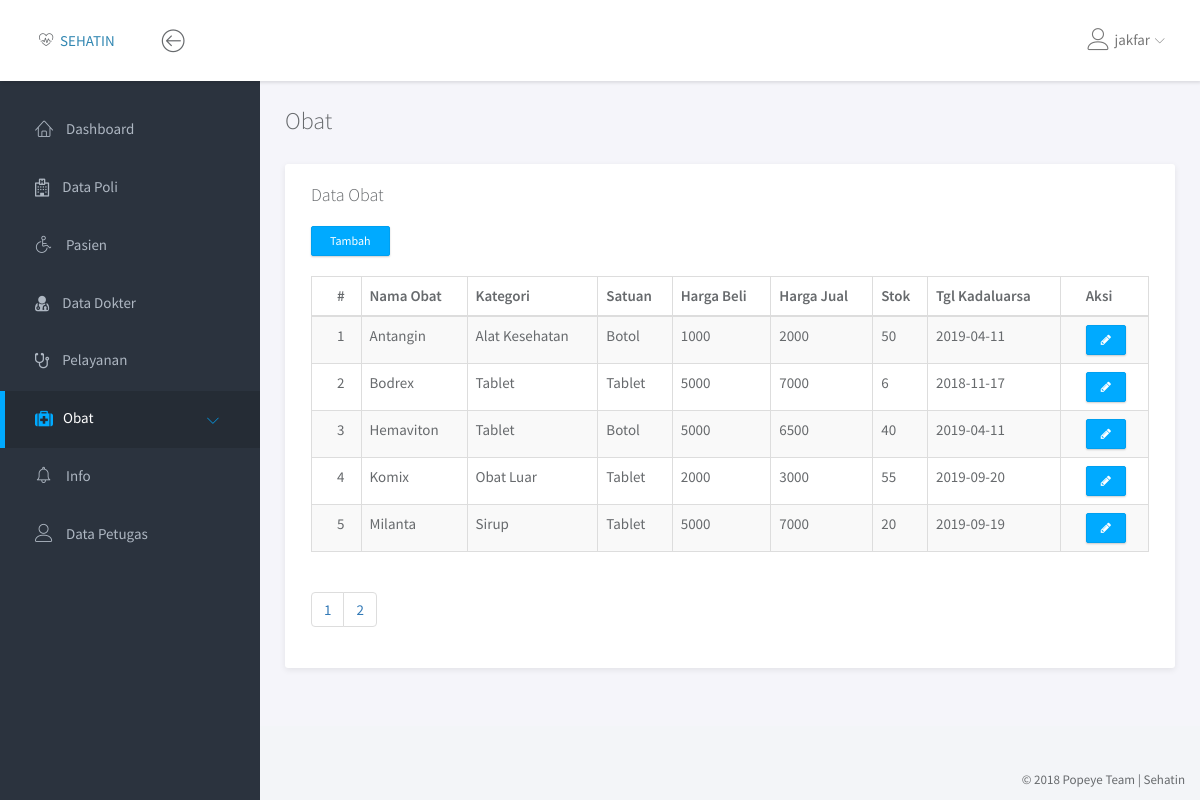
Page /obat/data_obat.php (signed in) on the committed database.
### tables this page shows
CREATE TABLE IF NOT EXISTS `obat` (
`id_obat` int(7) NOT NULL,
  `nm_obat` varchar(50) NOT NULL,
  `id_kategori` tinyint(3) NOT NULL,
  `id_satuan` tinyint(3) NOT NULL,
  `harga_beli` int(7) NOT NULL,
  `harga_jual` int(7) NOT NULL,
  `stok` smallint(5) NOT NULL,
  `tgl_kadaluarsa` date NOT NULL,
  `id_petugas` tinyint(3) NOT NULL
);

CREATE TABLE IF NOT EXISTS `kategori_obat` (
`id_kategori` tinyint(3) NOT NULL,
  `kategori` varchar(30) NOT NULL,
  `status` enum('Aktif','Non Aktif') NOT NULL
);

CREATE TABLE IF NOT EXISTS `satuan_obat` (
`id_satuan` tinyint(3) NOT NULL,
  `satuan` varchar(30) NOT NULL,
  `status` enum('Aktif','Non Aktif') NOT NULL
);

### obat/data_obat.php (the view, shortened to what this page needs)
<!doctype html>
<html lang="en">
<head>
	<link rel="stylesheet" href="../assets/vendor/bootstrap/css/bootstrap.min.css">
	<link rel="stylesheet" href="../assets/vendor/font-awesome/css/font-awesome.min.css">
	<link rel="stylesheet" href="../assets/vendor/linearicons/style.css">
	<link rel="stylesheet" href="../assets/vendor/chartist/css/chartist-custom.css">
	<link rel="stylesheet" href="../assets/css/main.css">
</head>
<body>
	<div id="wrapper">
		<?php
			include '../dashboard/navbar.php';
			include '../dashboard/left_sidebar.php';
		 ?>
     <div class="main">
       <div class="main-content">
         <div class="container-fluid">
          <h3 class="page-title">Obat</h3>
          <div class="row">
            <div class="col-md-12">
              <div class="panel">
                <div class="panel-heading">
                  <h4 class="panel-title">Data Obat</h4>
                </div>
                <div class="row">
                  <div class="col-md-12">
                    <a href="tambah_obat.php"> <button type="button" class="btn btn-primary btn-sm" style="margin-left:25px; margin-bottom:10px;">Tambah</button> </a>
                  </div>
                </div>
                <div class="panel-body">
                  <div class="table-responsive">
                    <table class="table table-striped table-hover table-bordered">
                      <thead>
                        <tr>
                          <th>#</th>
                          <th>Nama Obat</th>
                          <th>Kategori</th>
                          <th>Satuan</th>
                          <th>Harga Beli</th>
                          <th>Harga Jual</th>
                          <th>Stok</th>
                          <th>Tgl Kadaluarsa</th>
													<th>Aksi</th>
                        </tr>
                      </thead>
											<tbody>
												<?php
													$halaman = 5;
													$page = isset($_GET['halaman']) ? (int)$_GET['halaman'] : 1;
													$mulai = ($page > 1) ? ($page * $halaman) - $halaman : 0;
													$q = "SELECT DISTINCT obat.*, kategori, satuan FROM obat INNER JOIN kategori_obat k ON  obat.id_kategori = k.id_kategori INNER JOIN satuan_obat s ON obat.id_satuan = s.id_satuan ORDER BY obat.nm_obat ASC LIMIT $mulai, $halaman";
													$jml = "SELECT COUNT(*) AS jml_obat FROM obat";
													$r = mysqli_query($con, $jml);
													$result = mysqli_query($con, $q);
													$jml_obat = mysqli_fetch_assoc($r);
													$pages = ceil($jml_obat['jml_obat']/$halaman);
													$no = $mulai + 1;
													foreach ($result as $val) {
														echo "<tr>
																		<td>$no</td>
																		<td>$val[nm_obat]</td>
																		<td>$val[kategori]</td>
																		<td>$val[satuan]</td>
																		<td>$val[harga_beli]</td>
																		<td>$val[harga_jual]</td>
																		<td>$val[stok]</td>
																		<td>$val[tgl_kadaluarsa]</td>
																		<td> <a href='edit_obat.php?id_obat=$val[id_obat]' class='btn btn-primary btn-xs' title='Edit'> <i class='fa fa-pencil'></i> </a>
																		</td>
																	</tr>";
																	$no++;
													}
												 ?>
											</tbody>
                    </table>
                  </div>
									<ul class="pagination">
										<?php for ($i=1; $i <= $pages; $i++) { ?>
														<li><a href="?halaman=<?php echo $i; ?> " class="<?php echo $i==$_GET['halaman'] ? 'active' : '' ?>"> <?php echo $i; ?></a></li>
									  <?php
									  			} ?>
									</ul>
									</div>
                </div>
              </div>
            </div>
          </div>
         </div>
       </div>
     </div>
		 <?php include '../dashboard/footer.php'; ?>
	 </body>
	 </html>

### dashboard/navbar.php (shortened to what this page needs)
<nav class="navbar navbar-default navbar-fixed-top">
	<div class="brand">
		<span class="lnr lnr-heart-pulse"> </span> <a href="dashboard.php">SEHATIN</a>
	</div>
	<div class="container-fluid">
		<div class="navbar-btn">
			<button type="button" class="btn-toggle-fullwidth"><i class="lnr lnr-arrow-left-circle"></i></button>
		</div>
		<div id="navbar-menu">
			<ul class="nav navbar-nav navbar-right">
				<li class="dropdown">
					<a href="#" class="dropdown-toggle" data-toggle="dropdown"><i class="lnr lnr-user"></i> <span> <?php echo $_SESSION['username']; ?> </span> <i class="icon-submenu lnr lnr-chevron-down"></i></a>
				</li>
			</ul>
		</div>
	</div>
</nav>

### dashboard/left_sidebar.php (shortened to what this page needs)
<?php
	$nav = explode('/', $_SERVER['REQUEST_URI']);
	$nav = $nav[count($nav) - 2];
 ?>
<div id="sidebar-nav" class="sidebar">
	<div class="sidebar-scroll">
		<nav>
			<ul class="nav">
				<?php
					if ($_SESSION['level'] == 'Admin') {?>
						<li><a href="../dashboard/dashboard.php" class="<?php echo ($nav == 'dashboard' ? 'active' : '') ?>"><i class="lnr lnr-home"></i> <span>Dashboard</span></a></li>
						<li><a href="../poli/data_poli.php" class="<?php echo ($nav == "poli" ? 'active' : '') ?>"><i class="fa fa-hospital-o"></i> <span>Data Poli</span></a></li>
						<li><a href="../pasien/data_pasien.php" class="<?php echo ($nav == "pasien" ? 'active' : '') ?>"><i class="lnr lnr-wheelchair"></i> <span>Pasien</span></a></li>
						<li><a href="../dokter/data_dokter.php" class="<?php echo ($nav == "dokter" ? 'active' : '') ?>"><i class="fa fa-user-md"></i> <span>Data Dokter</span></a></li>
						<li><a href="../pelayanan/data_pelayanan.php" class="<?php echo ($nav == "pelayanan" ? 'active' : '') ?>"><i class="fa fa-stethoscope"></i> <span>Pelayanan</span></a></li>
						<li>
							<a href="#subPages" data-toggle="collapse" class="<?php echo ($nav == "obat" ? 'active' : '') ?>"><i class="fa fa-medkit"></i><span>Obat</span><i class="icon-submenu lnr lnr-chevron-left"></i></a>
						</li>
						<li><a href="#" class=""><i class="lnr lnr-alarm"></i> <span>Info</span></a></li>
						<li><a href="../petugas/data_petugas.php" class="<?php echo ($nav == "petugas" ? 'active' : '') ?>"><i class="lnr lnr-user"></i> <span>Data Petugas</span></a></li>
				<?php
					}
					elseif ($_SESSION['level'] == 'Kasir') { ?>
				<?php
					}
 				?>
					</ul>
				</nav>
			</div>
		</div>

### dashboard/footer.php
<footer>
			<div class="container-fluid">
				<p class="copyright">&copy; 2018 Popeye Team | Sehatin</p>
			</div>
</footer>

### rows in the picture
obat: nm_obat "Antangin", id_kategori.kategori "Alat Kesehatan", id_satuan.satuan "Botol", harga_beli "1000", harga_jual "2000", stok "50", tgl_kadaluarsa "2019-04-11"
obat: nm_obat "Bodrex", id_kategori.kategori "Tablet", id_satuan.satuan "Tablet", harga_beli "5000", harga_jual "7000", stok "6", tgl_kadaluarsa "2018-11-17"
obat: nm_obat "Hemaviton", id_kategori.kategori "Tablet", id_satuan.satuan "Botol", harga_beli "5000", harga_jual "6500", stok "40", tgl_kadaluarsa "2019-04-11"
obat: nm_obat "Komix", id_kategori.kategori "Obat Luar", id_satuan.satuan "Tablet", harga_beli "2000", harga_jual "3000", stok "55", tgl_kadaluarsa "2019-09-20"
obat: nm_obat "Milanta", id_kategori.kategori "Sirup", id_satuan.satuan "Tablet", harga_beli "5000", harga_jual "7000", stok "20", tgl_kadaluarsa "2019-09-19"

### other values in the picture
$_SESSION['username'] "jakfar"
